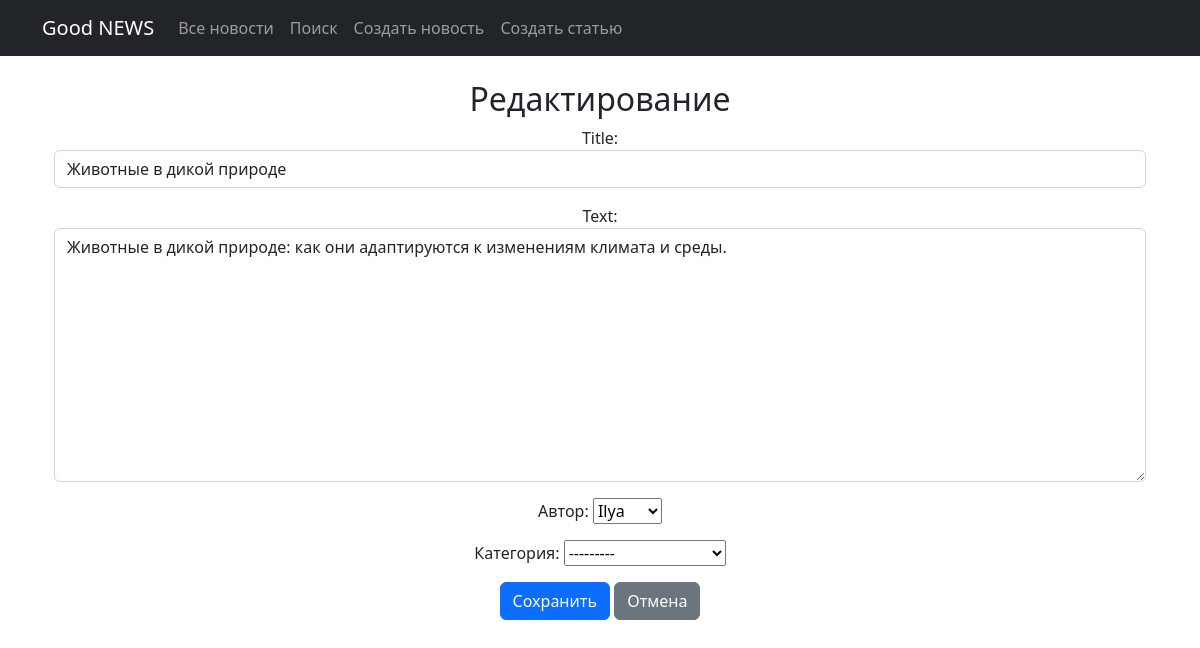
/news/news/7/edit/ (signed in), run on the app's committed database.
### news/models.py (models this page shows, shortened)
class Post(models.Model):
    author = models.ForeignKey(Author, on_delete=models.CASCADE)
    post_type = models.CharField(max_length=2, choices=POST_TYPES, default='AR')
    data_time_created = models.DateTimeField(auto_now_add=True)
    categories = models.ManyToManyField(Category, through='PostCategory')
    title = models.CharField(max_length=255)
    text = models.TextField()
    rating = models.IntegerField(default=0)

### news/views.py (the view, shortened to what this page needs)
# urls.py: path('news/<int:pk>/edit/', NewsUpdate.as_view(), name='news_edit'),
class NewsUpdate(LoginRequiredMixin, PermissionRequiredMixin, UpdateView):
    permission_required = 'news.change_post'
    model = Post
    form_class = PostForm
    template_name = 'post_edit.html'
    def dispatch(self, request, *args, **kwargs):
        obj = self.get_object()
        if obj.post_type != 'NW':
            raise Http404("Пост является Статьей. Изменение запрещено!")
        return super().dispatch(request, *args, **kwargs)

### news/forms.py
class PostForm(forms.ModelForm):
    author = forms.ModelChoiceField(queryset=Author.objects.all(), label='Автор')
    category = forms.ModelChoiceField(queryset=Category.objects.all(), label='Категория')
    class Meta:
        model = Post
        fields = ['title', 'text', 'author','category']
        widgets = {
            'title': forms.TextInput(attrs={'class': 'form-control'}),
            'text': forms.Textarea(attrs={'class': 'form-control'}),
            'author': forms.Select(attrs={'class': 'form-select'}),
            'category': forms.Select(attrs={'class': 'form-select'}),
        }

### news/models.py (called while the page is built)
    def __str__(self):
        return self.user.username

    def __str__(self):
        return self.name

### templates/post_edit.html (shortened to what this page needs)
{% extends 'flatpages/default.html' %}
{% block content %}
<div class="container mt-4">
    <h2>{% if object %}Редактирование{% else %}Создание {{ post_type_verbose }}{% endif %}</h2>
    <form method="post">
        {{ form.as_p }}
        <button type="submit" class="btn btn-primary">
            {% if object %}Сохранить{% else %}Создать{% endif %}
        </button>
        <a href="{% url 'posts_list' %}" class="btn btn-secondary">Отмена</a>
    </form>
</div>
{% endblock %}

### data on the page
Post: title "Животные в дикой природе", text "Животные в дикой природе: как они адаптируются к изменениям климата и среды.", author "Ilya"
